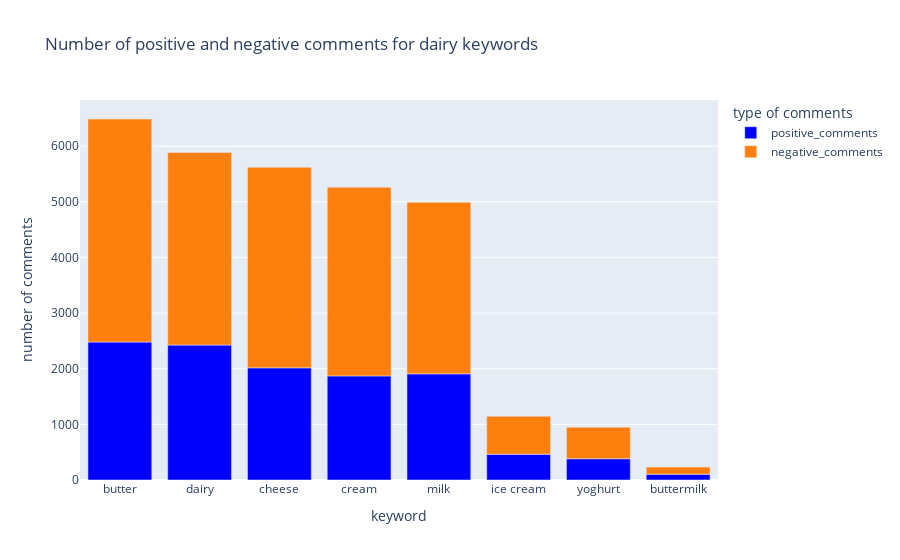

The cell this chart's notebook holds for it:
### Code cell
# Creating interactive plot of the dataset to gain some insights

keywords.sort_values("total_comments", ascending=False, inplace=True)


fig = px.bar(keywords, 
             x="keyword", 
             y=["positive_comments", "negative_comments"], 
             labels={"value":"number of comments", "variable": "type of comments"},
                        
             color_discrete_map={
                'positive_comments': 'blue',
                'negative_comments': '#ff7f0e'},
             title="Number of positive and negative comments for dairy keywords"
            )
fig.show()

### Figure 1 — Plotly figure (JSON) as saved in the notebook; plotly's stock layout.template omitted (floating-point values rounded to 4 significant figures)
{"data": [{"alignmentgroup": "True", "hovertemplate": "type of comments=positive_comments<br>keyword=%{x}<br>number of comments=%{y}<extra></extra>", "legendgroup": "positive_comments", "marker": {"color": "blue", "pattern": {"shape": ""}}, "name": "positive_comments", "offsetgroup": "positive_comments", "orientation": "v", "showlegend": true, "textposition": "auto", "type": "bar", "x": ["butter", "dairy", "cheese", "cream", "milk", "ice cream", "yoghurt", "buttermilk"], "xaxis": "x", "y": [2480, 2426, 2016, 1871, 1909, 463, 382, 103], "yaxis": "y"}, {"alignmentgroup": "True", "hovertemplate": "type of comments=negative_comments<br>keyword=%{x}<br>number of comments=%{y}<extra></extra>", "legendgroup": "negative_comments", "marker": {"color": "#ff7f0e", "pattern": {"shape": ""}}, "name": "negative_comments", "offsetgroup": "negative_comments", "orientation": "v", "showlegend": true, "textposition": "auto", "type": "bar", "x": ["butter", "dairy", "cheese", "cream", "milk", "ice cream", "yoghurt", "buttermilk"], "xaxis": "x", "y": [4009, 3462, 3607, 3391, 3085, 682, 568, 129], "yaxis": "y"}], "layout": {"barmode": "relative", "legend": {"title": {"text": "type of comments"}, "tracegroupgap": 0}, "title": {"text": "Number of positive and negative comments for dairy keywords"}, "xaxis": {"anchor": "y", "domain": [0, 1], "title": {"text": "keyword"}}, "yaxis": {"anchor": "x", "domain": [0, 1], "title": {"text": "number of comments"}}}}
